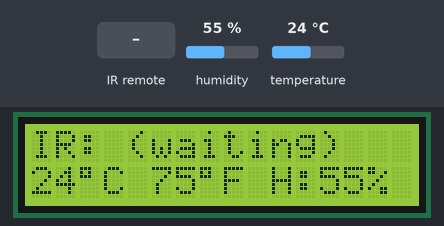
A sketch run on a simulated Arduino Uno, built with avr-gcc and run on an emulated ATmega328P. Parts: 16×2 character LCD. The test bench sets the inputs (shaded band); at power-on: humidity 55 %, temperature 24 °C.

Above: at 3.3 s.
3.4 s: infrared code 0xFFE21D received
At 4.9 s:
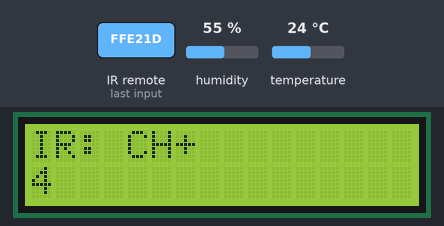
6.8 s: infrared code 0xFF629D received
At 7.8 s:
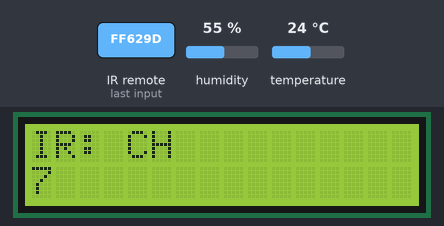
10.2 s: infrared code 0xFFA25D received
At 11.7 s:
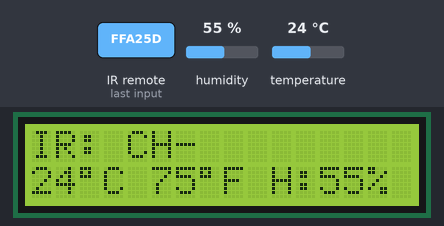
12.1 s: infrared code 0xFF02FD received
At 13.4 s:
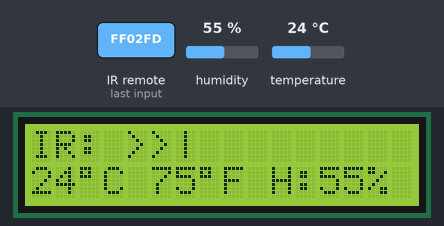
13.7 s: infrared code 0xFF22DD received
At 14.1 s:
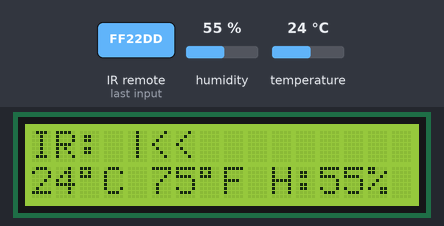
15.3 s: infrared code 0xFFC23D received
At 16.0 s:
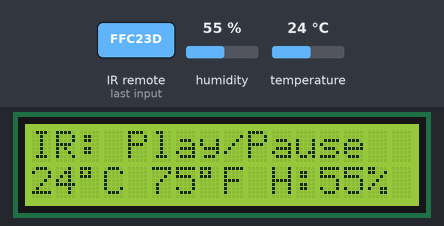
Timing chart, 0 to 17.9 s (numbered marks = the images above; inputs shaded):
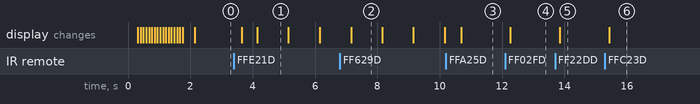

The sketch:

ir_lcd_x.ino
```cpp
#include <dht.h>
#include <IRremote.h>
#include <LiquidCrystal.h>

#include "buttons.h"

// =================== //
// INITIALIZE HARDWARE //
// =================== //

// define pin and object for DHT11
#define dht_pin 2
dht DHT;

// define IR receiver pin and object
int RECV_PIN = 3;
IRrecv IR(RECV_PIN);
decode_results results;

// initialize display (RS,E,D4,D5,D6,D7)
LiquidCrystal LCD(7,8,9,10,11,12);

// define potentiometer pin
#define pot_pin 0

// ================= //
// RUNTIME FUNCTIONS //
// ================= //

// function: calc f, display temp/humid
int T=0;
int H=0;
int F=0;
int lastTemp = millis();
// define degree symbol
const char deg = (char)223;
//
void showTemp(){
  LCD.setCursor(0,2);
  if( (( T==0)&&(H==0 )) || ( (abs(millis()-lastTemp))>7000) ) // minimize load on DHT11
  {
    DHT.read11(dht_pin);
    T = (int)DHT.temperature;
    H = (int)DHT.humidity;
    F = (DHT.temperature*1.8)+32;
  }
  LCD.print(T);
  LCD.print(deg);
  LCD.print("C ");
  LCD.print(F);
  LCD.print(deg);
  LCD.print("F H:");
  LCD.print(H);
  LCD.print((char)37); // printing % this way because red box on github is annoying
  LCD.print("      "); // hide previous instead of clear(), length(max-min)=18-12=6
}

// function: display seconds since boot
unsigned long int t;
void showSecs(){
  // get time (sec) since boot
  t = millis();
  t = t/1000;
  // print seconds since boot
  LCD.setCursor(0,2);
  LCD.print(t);
}

// function: display potentiometer value
short int potVal = -1;
int lastPot=0;
void showPot(){
  if( (abs(millis()-lastPot))>200 )
  {
    potVal=analogRead(pot_pin);
    lastPot=millis();
  }
  LCD.setCursor(0,2);
  LCD.print(potVal);
  LCD.print("    ");
}

// function: execute function designated to cycle by cFunc
unsigned short int cFunc = 1; // global, manipulated in loop(), default is temp
void function_selector(){
  switch(cFunc)
  {
    case 1: showTemp(); break;
    case 2: showSecs(); break;
    case 3: showPot(); break;
    default:
      if(cFunc>2) cFunc=1; // wrap high to low
      if(cFunc<1) cFunc=3; // wrap low to high
      break;
  }
}

// pointless loading function
void pLoad(LiquidCrystal &obj, short t){
  short tt = t/16;
  obj.setCursor(0,0);
  for(int i=0;i<16;i++)
  {
    obj.print(".");
    delay(tt);
  }
  obj.clear();
}

// ============== //
// MAIN FUNCTIONS //
// ============== //

void setup() {
  delay(250);
  LCD.begin(16, 2);
  pLoad(LCD, 1440);
  LCD.setCursor(0,0); LCD.print("IR: (waiting)");
  IR.enableIRIn();
  delay(350);
}

void loop() {
  // handle IR signal
  if (IR.decode(&results))
  {
    LCD.clear();
    LCD.setCursor(0,0);
    LCD.print("IR: ");
    switch(results.value)
    {
      case CH: LCD.print("CH"); break;
      case CH_U: LCD.print("CH+"); cFunc++; break; // next function
      case CH_D: LCD.print("CH-"); cFunc--; break; // previous function
      case NEXT: LCD.print(">>|"); break;
      case PREV: LCD.print("|<<"); break;
      case PLAY: LCD.print("Play/Pause"); break;
      case VOL_U: LCD.print("VOL+"); break;
      case VOL_D: LCD.print("VOL-"); break;
      case EQ: LCD.print("EQ"); break;
      case ZERO: LCD.print("0"); break;
      case HND1: LCD.print("100+"); break;
      case HND2: LCD.print("200+"); break;
      case ONE: LCD.print("1"); break;
      case TWO: LCD.print("2"); break;
      case THREE: LCD.print("3"); break;
      case FOUR: LCD.print("4"); break;
      case FIVE: LCD.print("5"); break;
      case SIX: LCD.print("6"); break;
      case SEVEN: LCD.print("7"); break;
      case EIGHT: LCD.print("8"); break;
      case NINE: LCD.print("9"); break;
      case HOLD: LCD.print("(btn held)"); break;
      default: LCD.print(results.value);
    }
    IR.resume();
  }
  function_selector(); // run "functions[cFunc]"
  delay(500); // wait 500ms before new cycle
}
```

buttons.h
```cpp
// define remote buttons :(
#define CH 16736925
#define CH_U 16769565
#define CH_D 16753245
#define NEXT 16712445
#define PREV 16720605
#define PLAY 16761405
#define VOL_U 16754775
#define VOL_D 16769055
#define EQ 16748655
#define ZERO 16738455
#define HND1 16750695
#define HND2 16756815
#define ONE 16724175
#define TWO 16718055
#define THREE 16743045
#define FOUR 16716015
#define FIVE 16726215
#define SIX 16734885
#define SEVEN 16728765
#define EIGHT 16730805
#define NINE 16732845
#define HOLD 4294967295 // received when any button is held on this remote
```

Measured:
- after the input at 3.4 s, the display: first changes after 0.25 s (image 1 shows a later state)
- after the input at 6.8 s, the display: changes after 0.35 s (image 2)
- after the input at 10.2 s, the display: changes after 0.49 s (image 3)
- after the input at 12.1 s, the display: changes after 0.17 s (image 4)
- after the input at 13.7 s, the display: changes after 0.15 s (image 5)
- after the input at 15.3 s, the display: changes after 0.14 s (image 6)
- what the display in image 1 shows lasts 1.0 s, from 4.1 s to 5.1 s
